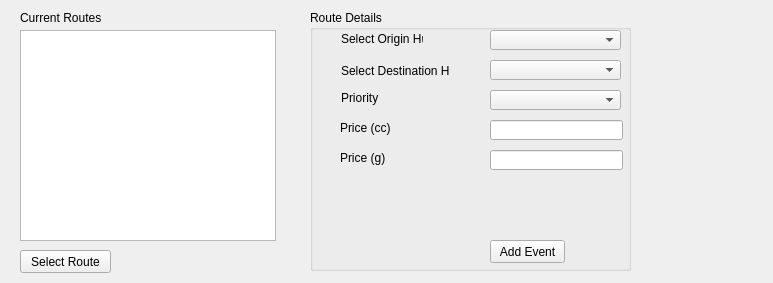
<?xml version="1.0" encoding="UTF-8"?>
<ui version="4.0">
 <class>CustomerPriceUpdate</class>
 <widget class="QWidget" name="CustomerPriceUpdate">
  <property name="geometry">
   <rect>
    <x>0</x>
    <y>0</y>
    <width>773</width>
    <height>283</height>
   </rect>
  </property>
  <property name="windowTitle">
   <string>Routes</string>
  </property>
  <widget class="QListView" name="lv_availableRoutes">
   <property name="geometry">
    <rect>
     <x>20</x>
     <y>30</y>
     <width>256</width>
     <height>211</height>
    </rect>
   </property>
  </widget>
  <widget class="QLabel" name="label">
   <property name="geometry">
    <rect>
     <x>20</x>
     <y>10</y>
     <width>91</width>
     <height>16</height>
    </rect>
   </property>
   <property name="text">
    <string>Current Routes</string>
   </property>
  </widget>
  <widget class="QPushButton" name="bt_Select_Route">
   <property name="geometry">
    <rect>
     <x>20</x>
     <y>250</y>
     <width>91</width>
     <height>23</height>
    </rect>
   </property>
   <property name="text">
    <string>Select Route</string>
   </property>
  </widget>
  <widget class="QGroupBox" name="groupBox">
   <property name="geometry">
    <rect>
     <x>310</x>
     <y>10</y>
     <width>321</width>
     <height>261</height>
    </rect>
   </property>
   <property name="title">
    <string>Route Details</string>
   </property>
   <widget class="QComboBox" name="cb_Origin">
    <property name="geometry">
     <rect>
      <x>180</x>
      <y>20</y>
      <width>131</width>
      <height>20</height>
     </rect>
    </property>
   </widget>
   <widget class="QLabel" name="label_2">
    <property name="geometry">
     <rect>
      <x>31</x>
      <y>21</y>
      <width>82</width>
      <height>16</height>
     </rect>
    </property>
    <property name="text">
     <string>Select Origin Hub</string>
    </property>
   </widget>
   <widget class="QComboBox" name="cb_Destination">
    <property name="geometry">
     <rect>
      <x>180</x>
      <y>50</y>
      <width>131</width>
      <height>20</height>
     </rect>
    </property>
   </widget>
   <widget class="QLabel" name="label_3">
    <property name="geometry">
     <rect>
      <x>31</x>
      <y>53</y>
      <width>108</width>
      <height>16</height>
     </rect>
    </property>
    <property name="text">
     <string>Select Destination Hub</string>
    </property>
   </widget>
   <widget class="QLabel" name="label_5">
    <property name="geometry">
     <rect>
      <x>31</x>
      <y>80</y>
      <width>81</width>
      <height>16</height>
     </rect>
    </property>
    <property name="text">
     <string>Priority</string>
    </property>
   </widget>
   <widget class="QComboBox" name="cb_Priority">
    <property name="geometry">
     <rect>
      <x>180</x>
      <y>80</y>
      <width>131</width>
      <height>20</height>
     </rect>
    </property>
   </widget>
   <widget class="QLineEdit" name="tb_PriceCC">
    <property name="geometry">
     <rect>
      <x>180</x>
      <y>110</y>
      <width>133</width>
      <height>20</height>
     </rect>
    </property>
   </widget>
   <widget class="QLabel" name="label_6">
    <property name="geometry">
     <rect>
      <x>30</x>
      <y>140</y>
      <width>58</width>
      <height>16</height>
     </rect>
    </property>
    <property name="text">
     <string>Price (g)</string>
    </property>
   </widget>
   <widget class="QPushButton" name="bt_AddEvent">
    <property name="geometry">
     <rect>
      <x>180</x>
      <y>230</y>
      <width>75</width>
      <height>23</height>
     </rect>
    </property>
    <property name="text">
     <string>Add Event</string>
    </property>
   </widget>
   <widget class="QLineEdit" name="tb_PriceG">
    <property name="geometry">
     <rect>
      <x>180</x>
      <y>140</y>
      <width>133</width>
      <height>20</height>
     </rect>
    </property>
   </widget>
   <widget class="QLabel" name="label_9">
    <property name="geometry">
     <rect>
      <x>30</x>
      <y>110</y>
      <width>58</width>
      <height>16</height>
     </rect>
    </property>
    <property name="text">
     <string>Price (cc)</string>
    </property>
   </widget>
  </widget>
 </widget>
 <resources/>
 <connections>
  <connection>
   <sender>bt_Select_Route</sender>
   <signal>clicked()</signal>
   <receiver>bt_Select_Route</receiver>
   <slot>click()</slot>
   <hints>
    <hint type="sourcelabel">
     <x>40</x>
     <y>318</y>
    </hint>
    <hint type="destinationlabel">
     <x>40</x>
     <y>318</y>
    </hint>
   </hints>
  </connection>
  <connection>
   <sender>bt_AddEvent</sender>
   <signal>clicked()</signal>
   <receiver>bt_AddEvent</receiver>
   <slot>click()</slot>
   <hints>
    <hint type="sourcelabel">
     <x>524</x>
     <y>312</y>
    </hint>
    <hint type="destinationlabel">
     <x>524</x>
     <y>312</y>
    </hint>
   </hints>
  </connection>
 </connections>
</ui>
